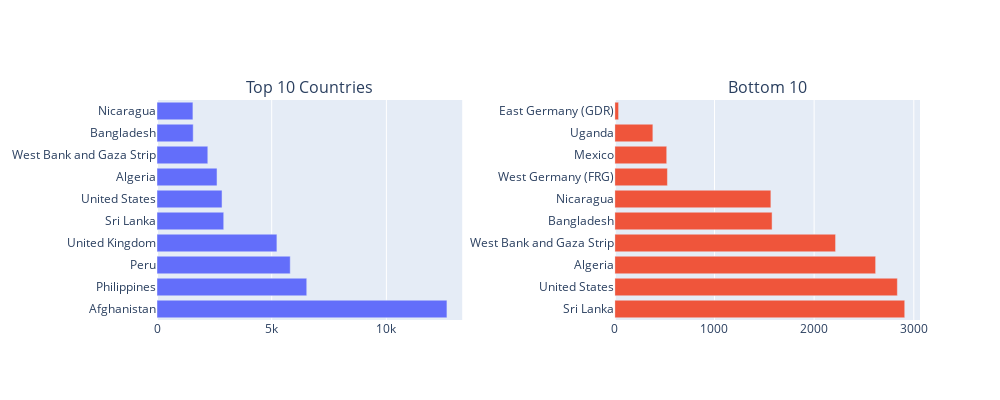

Notebook source saved alongside this figure:
### Markdown cell above
### 3.1.1 Bar Chart - Top / Bottom u Countries

### Code cell
df_top_u_countries = df["country_txt"].value_counts().head(u)
df_bottom_u_countries = df["country_txt"].value_counts().tail(u)

fig = make_subplots(rows=1, cols=2, subplot_titles=("Top 10 Countries", "Bottom 10"), horizontal_spacing=0.2)

fig.add_trace(
    go.Bar(
        x=df_top_u_countries.values,
        y=df_top_u_countries.index,
        orientation="h",
    ),
    row=1, col=1
)
fig.add_trace(
    go.Bar(
        x=df_bottom_u_countries.values,
        y=df_bottom_u_countries.index,
        orientation='h'
    ),
    row=1, col=2
)
fig.update_layout(
    height=400, 
    width=1000,
    showlegend=False
)
fig.show()

### Figure 1 — Plotly figure (JSON) as saved in the notebook; plotly's stock layout.template omitted (floating-point values rounded to 4 significant figures)
{"data": [{"orientation": "h", "type": "bar", "x": [12639, 6528, 5808, 5227, 2909, 2835, 2617, 2215, 1578, 1566], "xaxis": "x", "y": ["Afghanistan", "Philippines", "Peru", "United Kingdom", "Sri Lanka", "United States", "Algeria", "West Bank and Gaza Strip", "Bangladesh", "Nicaragua"], "yaxis": "y"}, {"orientation": "h", "type": "bar", "x": [2909, 2835, 2617, 2215, 1578, 1566, 528, 521, 382, 38], "xaxis": "x2", "y": ["Sri Lanka", "United States", "Algeria", "West Bank and Gaza Strip", "Bangladesh", "Nicaragua", "West Germany (FRG)", "Mexico", "Uganda", "East Germany (GDR)"], "yaxis": "y2"}], "layout": {"annotations": [{"font": {"size": 16}, "showarrow": false, "text": "Top 10 Countries", "x": 0.2, "xanchor": "center", "xref": "paper", "y": 1, "yanchor": "bottom", "yref": "paper"}, {"font": {"size": 16}, "showarrow": false, "text": "Bottom 10", "x": 0.8, "xanchor": "center", "xref": "paper", "y": 1, "yanchor": "bottom", "yref": "paper"}], "height": 400, "showlegend": false, "width": 1000, "xaxis": {"anchor": "y", "domain": [0, 0.4]}, "xaxis2": {"anchor": "y2", "domain": [0.6, 1]}, "yaxis": {"anchor": "x", "domain": [0, 1]}, "yaxis2": {"anchor": "x2", "domain": [0, 1]}}}
